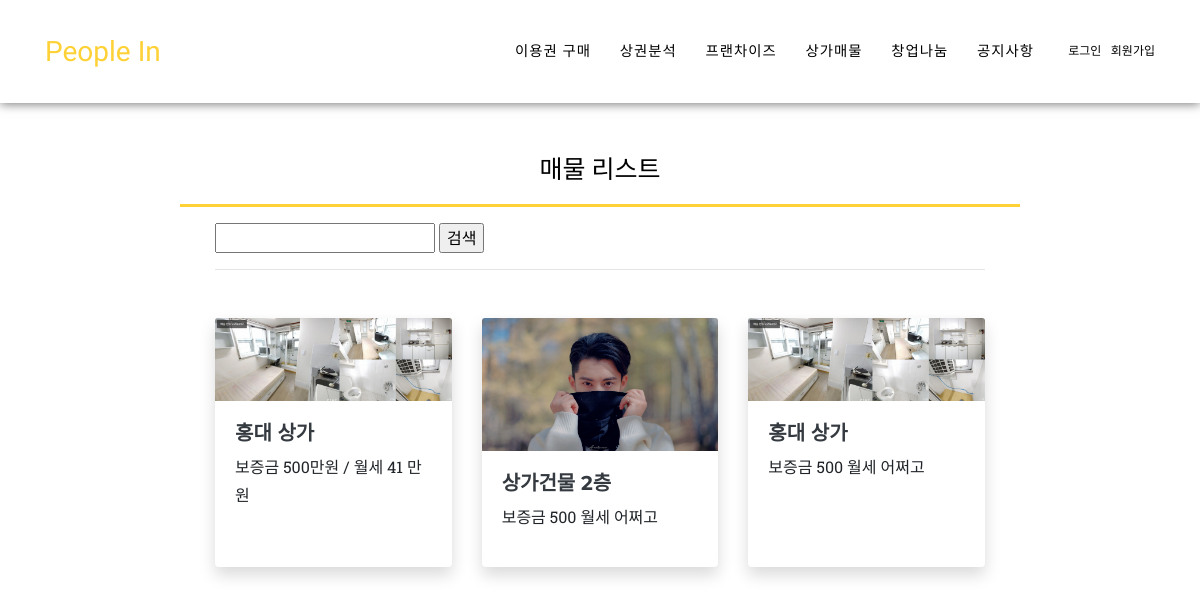
Screenshot of /forSale/ with the database file from the repository.
### forSale/models.py (models this page shows, shortened)
class Item(models.Model):
    name = models.CharField(max_length=20)
    desc = models.TextField(blank=True)
    price = models.CharField(max_length=20)
    photo = models.ImageField()  # blank=True 지정하지 않은 경우
    def get_absolute_url(self):
        return reverse('forSale:item_detail', kwargs={'pk': self.pk})

### forSale/views.py (the view)
# urls.py: path('', views.item_list, name='item_list'),                        # 조회
def item_list(request):
    items = Item.objects.all()
    q = request.GET.get('q', '')  # 'q'로 지정된 값이 없으면 '' 반환
    if q:  # q가 널 아니면 qs에 filter 조건 추가
        items = items.filter(name__icontains=q)
    return render(request, 'forSale/item_list.html', {
        'item_list': items,
        'q': q, })

### forSale/templates/forSale/item_list.html (shortened to what this page needs)
{% extends "../base.html" %}
{% load staticfiles %}
{% block extrastyle %}{% static "bootstrap/css/bootstrap.css" %}{% endblock %}
{% load humanize %}
{% block content %}
      <div style="height:150px;"></div>
<div class="board_header">
		<span class="favorite_button favorites_24761 active" onclick="location.href='{% url 'forSale:item_list' %}'">
        <a class="a_header" href="{% url 'forSale:item_list' %}">
            <span class="notice_title">매물 리스트</span>
        </a>
      </span>
<hr class="my-hr3">
</div>
        <section class="zipgagosipda">
  <div class="container">
    <form action="" method="GET">
        <input type="text" name="q" value="{{ q }}" />
        <input type="submit" value="검색" />
    </form>
    <hr>
    <div class="row">
    {% for item in item_list %}
      <div class="col-md-4 mb-4">
        <div class="card shadow border-0 h-100"><a href="{{ item.get_absolute_url }}"><img src="{{ item.photo.url }}" alt="" class="card-img-top"></a>
          <div class="card-body">
            <h5><a class="text-dark" href="{{ item.get_absolute_url }}">{{ item.name }} </a></h5>
             <p>{{ item.price }}</p>
          </div>
        </div>
      </div>
      {% endfor %}
    </div>
  </div>
</section>
{% endblock %}

### peopleIn/templates/base.html (shortened to what this page needs)
<!DOCTYPE html>
<html lang="ko">
<head>
  {% load staticfiles %}
  <link  rel="stylesheet" href="{% block stylesheet %}{% static 'bootstrap/css/bootstrap.min.css' %}{% endblock %} ">
  <link rel="stylesheet" href="https://cdnjs.cloudflare.com/ajax/libs/twitter-bootstrap/4.1.3/css/bootstrap.min.css">
  <link rel="stylesheet" type="text/css" href="{% static 'fontawesome-free/css/all.min.css' %}" >
  <link rel="stylesheet" type="text/css" href="{% block extrastyle %}{% endblock %}" />
  <link href="{% static 'agency_otherapp.css' %}" rel="stylesheet">
</head>
<body id="page-top">
  <nav class="navbar navbar-expand-lg navbar-dark fixed-top" id="mainNav">
    <div class="container">
      <a class="navbar-brand js-scroll-trigger" href="{% url 'index' %}">People In</a>
      <div class="collapse navbar-collapse" id="navbarResponsive">
        <ul class="navbar-nav text-uppercase ml-auto">
          <li class="nav-item">
            <a class="nav-link js-scroll-trigger" href="{% url 'ticket:ticket_index' %}">이용권 구매</a>
          </li>
          <li class="nav-item">
            <a class="nav-link js-scroll-trigger" href="{% url 'sang:sang2' %}">상권분석</a>
          </li>
          <li class="nav-item">
            <a class="nav-link js-scroll-trigger" href="{% url 'franchise:franchise_list' %}">프랜차이즈</a>
          </li>
          <li class="nav-item">
            <a class="nav-link js-scroll-trigger" href="{% url 'forSale:item_list' %}">상가매물</a>
          </li>
          <li class="nav-item">
            <a class="nav-link js-scroll-trigger" href="#team">창업나눔</a>
          </li>
          <li class="nav-item">
            <a class="nav-link js-scroll-trigger" href="{% url 'notice:notice_list' %}">공지사항</a>
          </li>
        </ul>
<section>
 <div>
    {% if user.is_active %}
        <div class="welcome">
            <strong><a href="#">{% firstof user.get_short_name user.get_username %}</a></strong> &nbsp;
            <a href="{% url 'logout' %}">로그아웃</a>
        </h4>
    {% else %}
        <h4 class="welcome">
            <a href="{% url 'login' %}">로그인</a>&nbsp;&nbsp;
            <a href="{% url 'register' %}">회원가입</a>
        </h4>
    {% endif %}
</div>
</section>
      </div>
    </div>
  </nav>
  {% block content %}{% endblock %}
</body>
</html>

### peopleIn/static/agency_otherapp.css (style rules this page uses)
body { overflow-x: hidden; font-family: 'Roboto Slab', -apple-system, BlinkMacSystemFont, 'Segoe UI', Roboto, 'Helvetica Neue', Arial, sans-serif, 'Apple Color Emoji', 'Segoe UI Emoji', 'Segoe UI Symbol', 'Noto Color Emoji'; }
.board_header { padding-right: 100px; padding-left: 100px; }
.my-hr3 { border:0; background: #fed136; height: 3px; margin-right:80px; margin-left:80px; }
.a_header { color:black; text-align: center; }
.notice_title { font-size: 25px; text-align: center; display:table; margin-left:auto; margin-right:auto; }
p { line-height: 1.75; }
a { color: #000000; }
h1, h2, h3, h4, h5, h6 { font-weight: 700; font-family: 'Montserrat', -apple-system, BlinkMacSystemFont, 'Segoe UI', Roboto, 'Helvetica Neue', Arial, sans-serif, 'Apple Color Emoji', 'Segoe UI Emoji', 'Segoe UI Symbol', 'Noto Color Emoji'; }
#mainNav { background-color: #212529; }
#mainNav .navbar-brand { color: #fed136; font-family: 'Kaushan Script', -apple-system, BlinkMacSystemFont, 'Segoe UI', Roboto, 'Helvetica Neue', Arial, sans-serif, 'Apple Color Emoji', 'Segoe UI Emoji', 'Segoe UI Symbol', 'Noto Color Emoji'; }
#mainNav .navbar-nav .nav-item .nav-link { font-size: 90%; font-weight: 400; padding: 0.75em 0; letter-spacing: 1px; color: #000000; font-family: 'Montserrat', -apple-system, BlinkMacSystemFont, 'Segoe UI', Roboto, 'Helvetica Neue', Arial, sans-serif, 'Apple Color Emoji', 'Segoe UI Emoji', 'Segoe UI Symbol', 'Noto Color Emoji'; }
@media (min-width: 992px) { #mainNav { padding-top: 25px; padding-bottom: 25px; -webkit-transition: padding-top 0.3s, padding-bottom 0.3s; transition: padding-top 0.3s, padding-bottom 0.3s; background-color: #ffffff; box-shadow:0 1px 10px 0 #777; } }
@media (min-width: 992px) { #mainNav .navbar-brand { font-size: 1.75em; -webkit-transition: all 0.3s; transition: all 0.3s; } }
@media (min-width: 992px) { #mainNav .navbar-nav .nav-item .nav-link { padding: 1.1em 1em !important; } }
.welcome { display: table-cell; vertical-align: middle; text-align: right; color: #000000; font-weight: normal; font-size: 12px; }
.welcome a:link, .welcome a:visited { color: #000000; }
.zipgagosipda { padding-right: 200px; padding-left: 200px; margin: 0 auto; }

### rows the page displays
Item: photo (picture), name "홍대 상가", price "보증금 500만원 / 월세 41 만원"
Item: photo (picture), name "상가건물 2층", price "보증금 500 월세 어쩌고"
Item: photo (picture), name "홍대 상가", price "보증금 500 월세 어쩌고"
